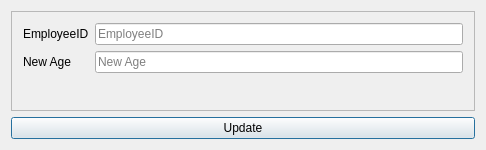
<?xml version="1.0" encoding="UTF-8"?>
<ui version="4.0">
 <class>UpdateEmpAge</class>
 <widget class="QDialog" name="UpdateEmpAge">
  <property name="geometry">
   <rect>
    <x>0</x>
    <y>0</y>
    <width>486</width>
    <height>150</height>
   </rect>
  </property>
  <property name="windowTitle">
   <string>UpdateEmpAge</string>
  </property>
  <layout class="QGridLayout" name="gridLayout">
   <item row="0" column="0">
    <widget class="QFrame" name="frame">
     <property name="frameShape">
      <enum>QFrame::StyledPanel</enum>
     </property>
     <property name="frameShadow">
      <enum>QFrame::Raised</enum>
     </property>
     <layout class="QFormLayout" name="formLayout">
      <item row="2" column="0">
       <widget class="QLabel" name="label">
        <property name="text">
         <string>EmployeeID</string>
        </property>
       </widget>
      </item>
      <item row="2" column="1">
       <widget class="QLineEdit" name="newEmPIDULineEdit">
        <property name="placeholderText">
         <string>EmployeeID</string>
        </property>
       </widget>
      </item>
      <item row="3" column="0">
       <widget class="QLabel" name="label_2">
        <property name="text">
         <string>New Age</string>
        </property>
       </widget>
      </item>
      <item row="3" column="1">
       <widget class="QLineEdit" name="newEmpAgeULineEdit">
        <property name="placeholderText">
         <string>New Age</string>
        </property>
       </widget>
      </item>
     </layout>
    </widget>
   </item>
   <item row="1" column="0">
    <widget class="QPushButton" name="newEmpAgeUPButton">
     <property name="text">
      <string>Update</string>
     </property>
    </widget>
   </item>
  </layout>
 </widget>
 <layoutdefault spacing="6" margin="11"/>
 <resources/>
 <connections/>
</ui>
